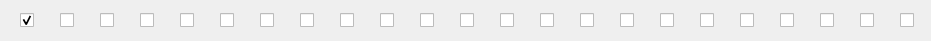
        <widget class="QWidget" name="S2Widget" native="true">
         <property name="geometry">
          <rect>
           <x>90</x>
           <y>140</y>
           <width>931</width>
           <height>41</height>
          </rect>
         </property>
         <widget class="QCheckBox" name="S2F9">
          <property name="geometry">
           <rect>
            <x>380</x>
            <y>10</y>
            <width>16</width>
            <height>20</height>
           </rect>
          </property>
          <property name="text">
           <string/>
          </property>
          <property name="autoExclusive">
           <bool>true</bool>
          </property>
         </widget>
         <widget class="QCheckBox" name="S2F4">
          <property name="geometry">
           <rect>
            <x>180</x>
            <y>10</y>
            <width>16</width>
            <height>20</height>
           </rect>
          </property>
          <property name="text">
           <string/>
          </property>
          <property name="autoExclusive">
           <bool>true</bool>
          </property>
         </widget>
         <widget class="QCheckBox" name="S2F2">
          <property name="geometry">
           <rect>
            <x>100</x>
            <y>10</y>
            <width>16</width>
            <height>20</height>
           </rect>
          </property>
          <property name="text">
           <string/>
          </property>
          <property name="autoExclusive">
           <bool>true</bool>
          </property>
         </widget>
         <widget class="QCheckBox" name="S2F16">
          <property name="geometry">
           <rect>
            <x>660</x>
            <y>10</y>
            <width>16</width>
            <height>20</height>
           </rect>
          </property>
          <property name="text">
           <string/>
          </property>
          <property name="autoExclusive">
           <bool>true</bool>
          </property>
         </widget>
         <widget class="QCheckBox" name="S2F11">
          <property name="geometry">
           <rect>
            <x>460</x>
            <y>10</y>
            <width>16</width>
            <height>20</height>
           </rect>
          </property>
          <property name="text">
           <string/>
          </property>
          <property name="autoExclusive">
           <bool>true</bool>
          </property>
         </widget>
         <widget class="QCheckBox" name="S2F3">
          <property name="geometry">
           <rect>
            <x>140</x>
            <y>10</y>
            <width>16</width>
            <height>20</height>
           </rect>
          </property>
          <property name="text">
           <string/>
          </property>
          <property name="autoExclusive">
           <bool>true</bool>
          </property>
         </widget>
         <widget class="QCheckBox" name="S2F12">
          <property name="geometry">
           <rect>
            <x>500</x>
            <y>10</y>
            <width>16</width>
            <height>20</height>
           </rect>
          </property>
          <property name="text">
           <string/>
          </property>
          <property name="autoExclusive">
           <bool>true</bool>
          </property>
         </widget>
         <widget class="QCheckBox" name="S2F17">
          <property name="geometry">
           <rect>
            <x>700</x>
            <y>10</y>
            <width>16</width>
            <height>20</height>
           </rect>
          </property>
          <property name="text">
           <string/>
          </property>
          <property name="autoExclusive">
           <bool>true</bool>
          </property>
         </widget>
         <widget class="QCheckBox" name="S2F1">
          <property name="geometry">
           <rect>
            <x>60</x>
            <y>10</y>
            <width>16</width>
            <height>20</height>
           </rect>
          </property>
          <property name="text">
           <string/>
          </property>
          <property name="autoExclusive">
           <bool>true</bool>
          </property>
         </widget>
         <widget class="QCheckBox" name="S2F22">
          <property name="geometry">
           <rect>
            <x>900</x>
            <y>10</y>
            <width>21</width>
            <height>20</height>
           </rect>
          </property>
          <property name="text">
           <string/>
          </property>
          <property name="autoExclusive">
           <bool>true</bool>
          </property>
         </widget>
         <widget class="QCheckBox" name="S2F14">
          <property name="geometry">
           <rect>
            <x>580</x>
            <y>10</y>
            <width>16</width>
            <height>20</height>
           </rect>
          </property>
          <property name="text">
           <string/>
          </property>
          <property name="autoExclusive">
           <bool>true</bool>
          </property>
         </widget>
         <widget class="QCheckBox" name="S2F10">
          <property name="geometry">
           <rect>
            <x>420</x>
            <y>10</y>
            <width>16</width>
            <height>20</height>
           </rect>
          </property>
          <property name="text">
           <string/>
          </property>
          <property name="autoExclusive">
           <bool>true</bool>
          </property>
         </widget>
         <widget class="QCheckBox" name="S2F8">
          <property name="geometry">
           <rect>
            <x>340</x>
            <y>10</y>
            <width>16</width>
            <height>20</height>
           </rect>
          </property>
          <property name="text">
           <string/>
          </property>
          <property name="autoExclusive">
           <bool>true</bool>
          </property>
         </widget>
         <widget class="QCheckBox" name="S2F15">
          <property name="geometry">
           <rect>
            <x>620</x>
            <y>10</y>
            <width>16</width>
            <height>20</height>
           </rect>
          </property>
          <property name="text">
           <string/>
          </property>
          <property name="autoExclusive">
           <bool>true</bool>
          </property>
         </widget>
         <widget class="QCheckBox" name="S2F13">
          <property name="geometry">
           <rect>
            <x>540</x>
            <y>10</y>
            <width>16</width>
            <height>20</height>
           </rect>
          </property>
          <property name="text">
           <string/>
          </property>
          <property name="autoExclusive">
           <bool>true</bool>
          </property>
         </widget>
         <widget class="QCheckBox" name="S2F6">
          <property name="geometry">
           <rect>
            <x>260</x>
            <y>10</y>
            <width>16</width>
            <height>20</height>
           </rect>
          </property>
          <property name="text">
           <string/>
          </property>
          <property name="autoExclusive">
           <bool>true</bool>
          </property>
         </widget>
         <widget class="QCheckBox" name="S2F21">
          <property name="geometry">
           <rect>
            <x>860</x>
            <y>10</y>
            <width>16</width>
            <height>20</height>
           </rect>
          </property>
          <property name="text">
           <string/>
          </property>
          <property name="autoExclusive">
           <bool>true</bool>
          </property>
         </widget>
         <widget class="QCheckBox" name="S2F19">
          <property name="geometry">
           <rect>
            <x>780</x>
            <y>10</y>
            <width>16</width>
            <height>20</height>
           </rect>
          </property>
          <property name="text">
           <string/>
          </property>
          <property name="autoExclusive">
           <bool>true</bool>
          </property>
         </widget>
         <widget class="QCheckBox" name="S2F7">
          <property name="geometry">
           <rect>
            <x>300</x>
            <y>10</y>
            <width>16</width>
            <height>20</height>
           </rect>
          </property>
          <property name="text">
           <string/>
          </property>
          <property name="autoExclusive">
           <bool>true</bool>
          </property>
         </widget>
         <widget class="QCheckBox" name="S2F18">
          <property name="geometry">
           <rect>
            <x>740</x>
            <y>10</y>
            <width>16</width>
            <height>20</height>
           </rect>
          </property>
          <property name="text">
           <string/>
          </property>
          <property name="autoExclusive">
           <bool>true</bool>
          </property>
         </widget>
         <widget class="QCheckBox" name="S2F20">
          <property name="geometry">
           <rect>
            <x>820</x>
            <y>10</y>
            <width>16</width>
            <height>20</height>
           </rect>
          </property>
          <property name="text">
           <string/>
          </property>
          <property name="autoExclusive">
           <bool>true</bool>
          </property>
         </widget>
         <widget class="QCheckBox" name="S2F5">
          <property name="geometry">
           <rect>
            <x>220</x>
            <y>10</y>
            <width>16</width>
            <height>20</height>
           </rect>
          </property>
          <property name="text">
           <string/>
          </property>
          <property name="autoExclusive">
           <bool>true</bool>
          </property>
         </widget>
         <widget class="QCheckBox" name="S2F0">
          <property name="geometry">
           <rect>
            <x>20</x>
            <y>10</y>
            <width>21</width>
            <height>20</height>
           </rect>
          </property>
          <property name="text">
           <string/>
          </property>
          <property name="checked">
           <bool>true</bool>
          </property>
          <property name="autoExclusive">
           <bool>true</bool>
          </property>
         </widget>
        </widget>
